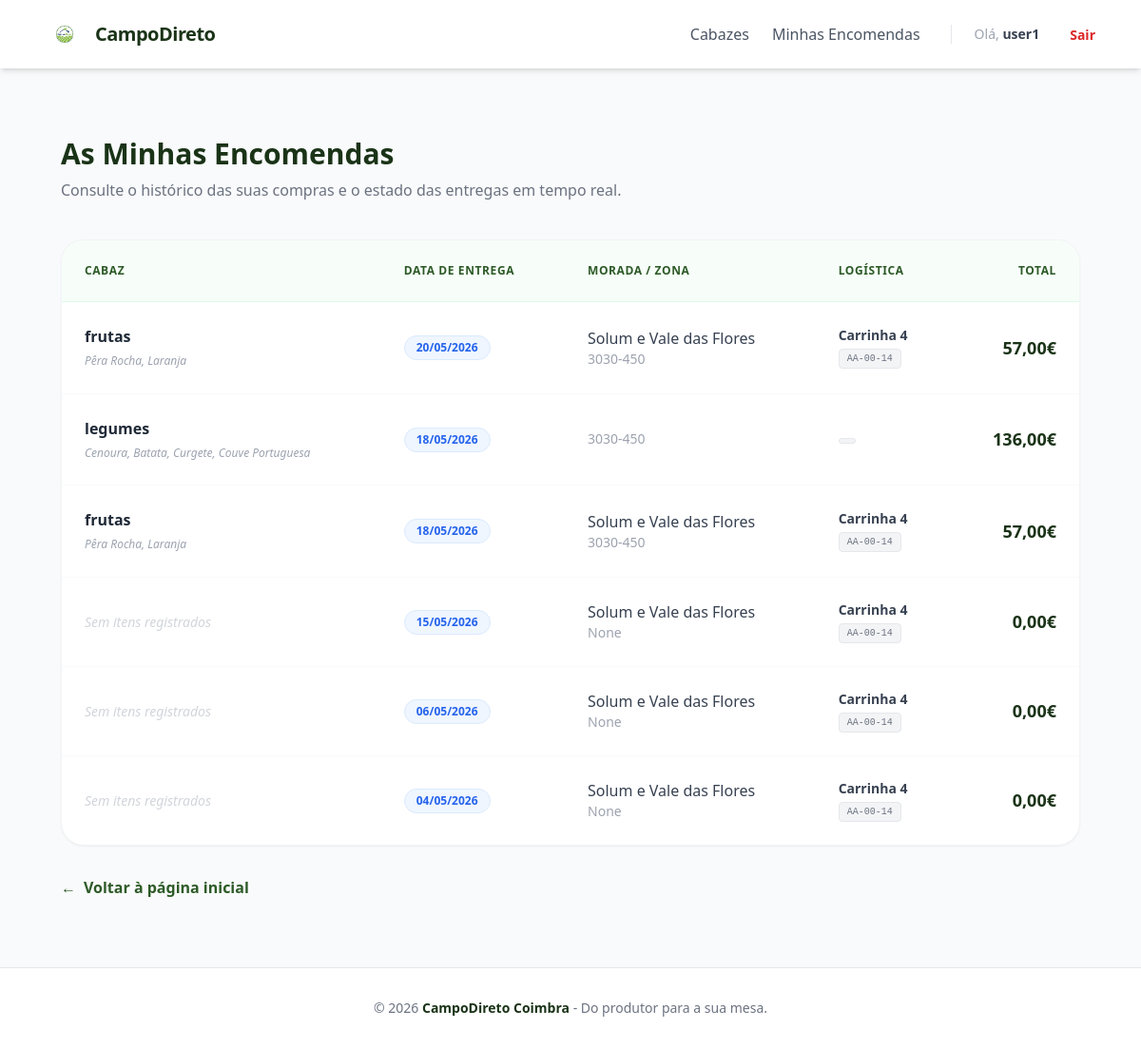
/orders/historico/ (signed in), run on an earlier commit of the app's database.
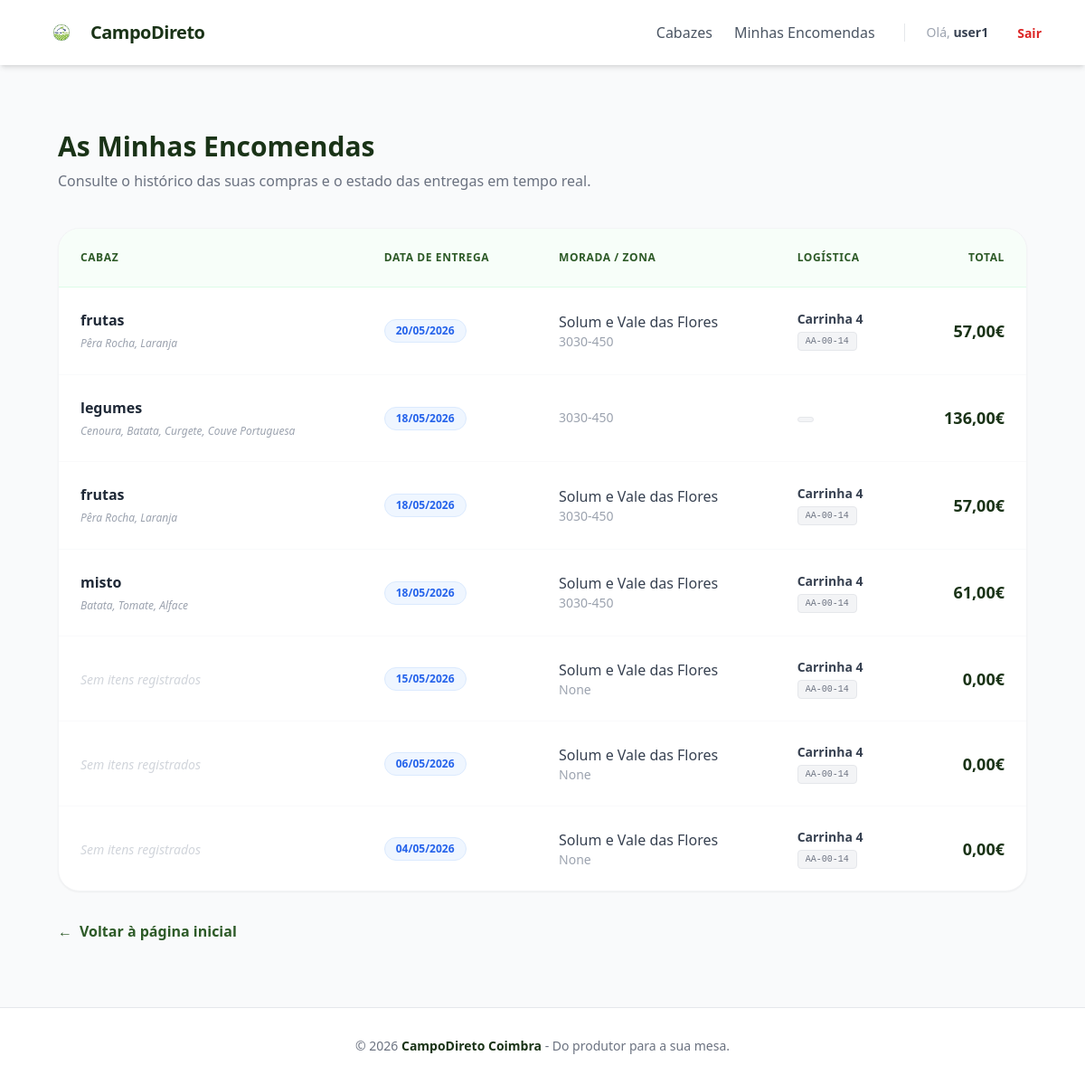
And on a later commit of the database.
### orders/models.py (models this page shows, shortened)
class OrderItem(models.Model):
    order = models.ForeignKey(Order, related_name="items", on_delete=models.CASCADE)
    cabaz = models.ForeignKey(Cabaz, on_delete=models.CASCADE)
    quantity = models.IntegerField(default=1)
    price = models.DecimalField(max_digits=10, decimal_places=2)
    selected_products = models.TextField(blank=True, null=True)

class Order(models.Model):
    customer = models.ForeignKey(CustomUser, on_delete=models.CASCADE)
    order_date = models.DateTimeField(auto_now_add=True)
    delivery_date = models.DateField()
    address_detail = models.CharField(
        max_length=255, verbose_name="Morada (Rua, Nº, Andar) "
    )
    zip_code = models.CharField(max_length=10, blank=True, null=True)
    zone = models.ForeignKey(Zone, on_delete=models.SET_NULL, null=True)
    vehicle = models.ForeignKey(
        Vehicle, on_delete=models.SET_NULL, null=True, blank=True
    )
    driver = models.ForeignKey(Driver, on_delete=models.SET_NULL, null=True, blank=True)
    status = models.CharField(max_length=20, choices=ORDER_STATUS, default="pendente")
    total_price = models.DecimalField(max_digits=10, decimal_places=2, default=0.00)

### cabazes/models.py (models this page shows, shortened)
class Cabaz(models.Model):
    name = models.CharField(max_length=50, choices=CABAZ_TYPES)
    price = models.DecimalField(max_digits=6, decimal_places=2)
    weight = models.DecimalField(max_digits=6, decimal_places=2)
    description = models.TextField()
    image = models.ImageField(upload_to="cabazes_images/", blank=True, null=True)
    products = models.ManyToManyField(Product, blank=True)  # Voltamos ao original

### logistics/models.py (models this page shows, shortened)
class Zone(models.Model):
    name = models.CharField(max_length=100)

class Vehicle(models.Model):
    name = models.CharField(max_length=100)
    license_plate = models.CharField(max_length=20)
    zone = models.ForeignKey(Zone, on_delete=models.CASCADE)

### orders/views.py (the view)
# urls.py: path("historico/", views.historico_encomendas, name="historico_encomendas"),
@login_required
def historico_encomendas(request):
    encomendas = Order.objects.filter(customer=request.user).order_by("-delivery_date")
    return render(request, "orders/historico.html", {"encomendas": encomendas})

### orders/templates/orders/historico.html (shortened to what this page needs)
{% extends 'base.html' %} {% block content %}
<div class="max-w-6xl mx-auto px-4 py-8">
  <div class="mb-10">
    <h1 class="text-3xl font-bold text-primary mb-2">As Minhas Encomendas</h1>
    <p class="text-gray-500">
      Consulte o histórico das suas compras e o estado das entregas em tempo
      real.
    </p>
  </div>
  {% if encomendas %}
  <div
    class="bg-white rounded-3xl shadow-sm border border-gray-100 overflow-hidden"
  >
    <div class="overflow-x-auto">
      <table class="w-full text-left border-collapse">
        <thead>
          <tr class="bg-green-50/50 text-secondary border-b border-green-100">
            <th class="p-6 font-bold uppercase text-xs tracking-wider">
              Cabaz
            </th>
            <th class="p-6 font-bold uppercase text-xs tracking-wider">
              Data de Entrega
            </th>
            <th class="p-6 font-bold uppercase text-xs tracking-wider">
              Morada / Zona
            </th>
            <th class="p-6 font-bold uppercase text-xs tracking-wider">
              Logística
            </th>
            <th
              class="p-6 font-bold uppercase text-xs tracking-wider text-right"
            >
              Total
            </th>
          </tr>
        </thead>
        <tbody class="divide-y divide-gray-50">
          {% for order in encomendas %}
          <tr class="hover:bg-gray-50/80 transition-colors group">
            <td class="p-6">
              {% for item in order.items.all %}
              <div class="mb-3 last:mb-0">
                <div class="font-bold text-gray-800">{{ item.cabaz.name }}</div>
                <div
                  class="text-xs text-gray-400 italic mt-1 max-w-[250px] leading-relaxed"
                >
                  {{ item.selected_products|truncatechars:60 }}
                </div>
              </div>
              {% empty %}
              <span class="text-gray-300 italic text-sm"
                >Sem itens registrados</span
              >
              {% endfor %}
            </td>
            <td class="p-6">
              <span
                class="inline-flex items-center px-3 py-1 rounded-full text-xs font-bold bg-blue-50 text-blue-600 border border-blue-100"
              >
                {{ order.delivery_date|date:"d/m/Y" }}
              </span>
            </td>
            <td class="p-6 text-gray-600">
              <div class="font-medium text-gray-700">{{ order.zone.name }}</div>
              <div class="text-sm text-gray-400">{{ order.zip_code }}</div>
            </td>
            <td class="p-6">
              <div class="flex flex-col gap-1">
                <span class="text-sm font-bold text-gray-700"
                  >{{ order.vehicle.name }}</span
                >
                <div class="flex items-center gap-2">
                  <span
                    class="text-[10px] font-mono bg-gray-100 text-gray-500 px-2 py-0.5 rounded border border-gray-200 uppercase"
                  >
                    {{ order.vehicle.license_plate }}
                  </span>
                </div>
              </div>
            </td>
            <td class="p-6 text-right">
              <span class="text-lg font-black text-primary">
                {{ order.total_price }}€
              </span>
            </td>
          </tr>
          {% endfor %}
        </tbody>
      </table>
    </div>
  </div>
  {% endif %}
  <div class="mt-8">
    <a
      href="/"
      class="inline-flex items-center text-secondary font-bold hover:gap-2 transition-all"
    >
      <span class="mr-2">←</span> Voltar à página inicial
    </a>
  </div>
</div>
{% endblock %}

What changed in the data, as far as the page shows it:
added Order: delivery_date "18/05/2026", zone.name "Solum e Vale das Flores", zip_code "3030-450", vehicle.name "Carrinha 4", vehicle.license_plate "AA-00-14", total_price "61,00"
added OrderItem: cabaz.name "misto", selected_products "Batata, Tomate, Alface", shown under "18/05/2026"
